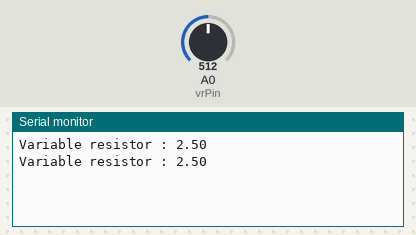
A sketch run on a simulated Arduino Uno, built with avr-gcc and run on an emulated ATmega328P. On the bench: the last lines printed to the serial monitor. The test bench sets the inputs (shaded band); at power-on: A0 (vrPin) = 512.

Above: at 1.8 s.
1.9 s: A0 (vrPin) set to 716
At 2.4 s:
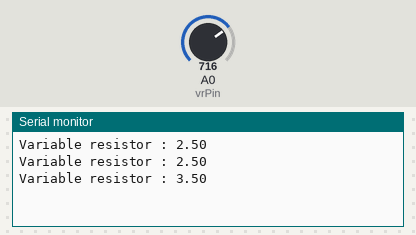
3.4 s: A0 (vrPin) set to 900
At 4.8 s:
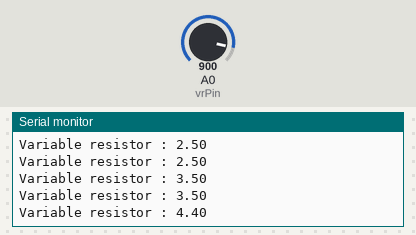
Timing chart, 0 to 6.4 s (numbered marks = the images above; inputs shaded):
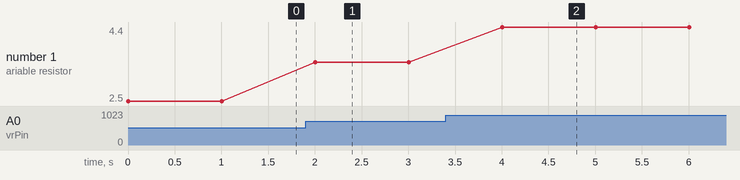

Measured:
- after the input at 1.9 s, the serial monitor: prints a new line after 0.10 s (image 1)
- after the input at 3.4 s, the serial monitor: prints a new line after 0.60 s (image 2)
- plotted number 1: 2.5 → 3.5 after the input at 1.9 s, 3.5 → 4.4 after the input at 3.4 s

The sketch:

POTexample.ino
```cpp
#define vrPin A0

void setup()
{
  // initialize serial communication at 9600 bits per second:
  Serial.begin(9600);
}

void loop()
{
  // read the variable resistor on analog pin 0:
  float vrValue = analogRead(vrPin);
  // Convert the analog reading to a voltage
  float vrVoltage = vrValue * (5.0 / 1023.0);

  // print out the Variable resistor value you read:
  Serial.print("Variable resistor : ");
  Serial.println(vrVoltage);
  delay(1000);
}
```
